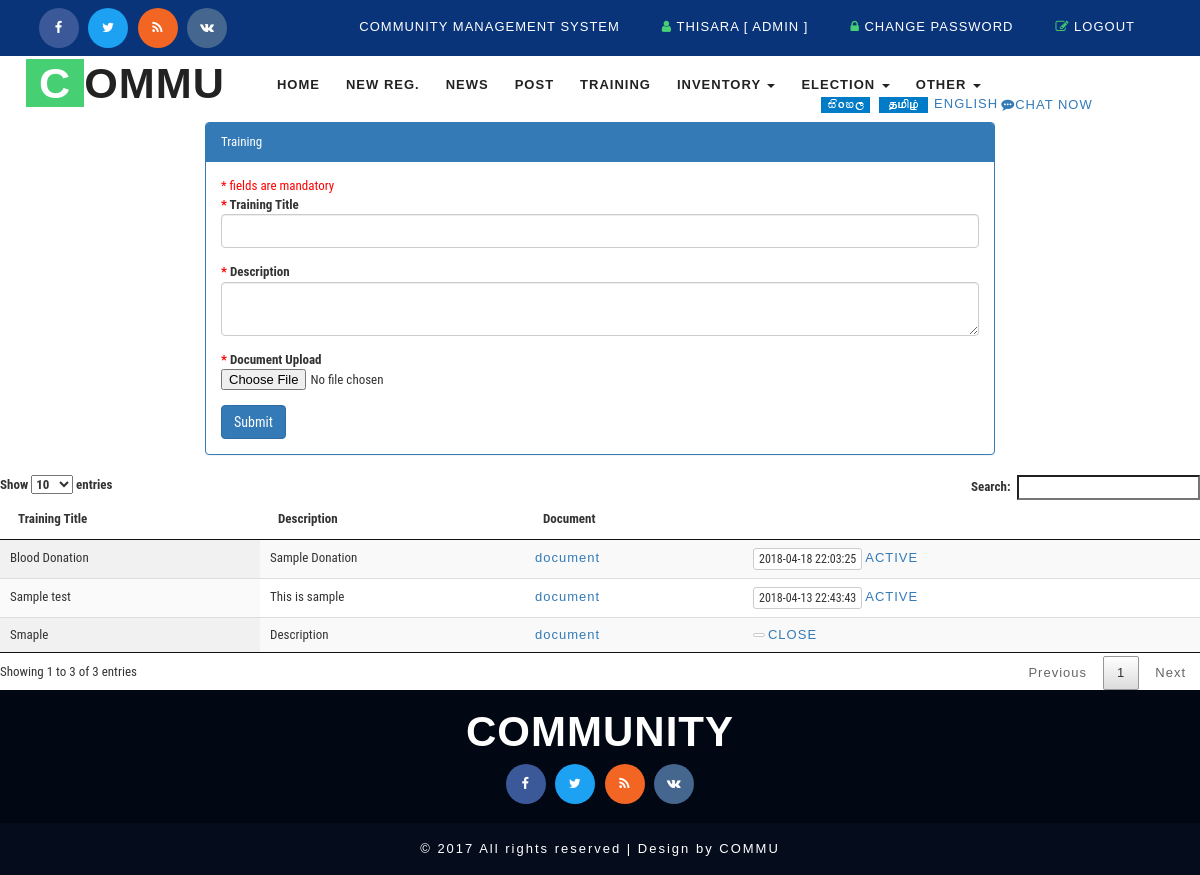
/admin_training.php (signed in), run on an earlier commit of the app's database.
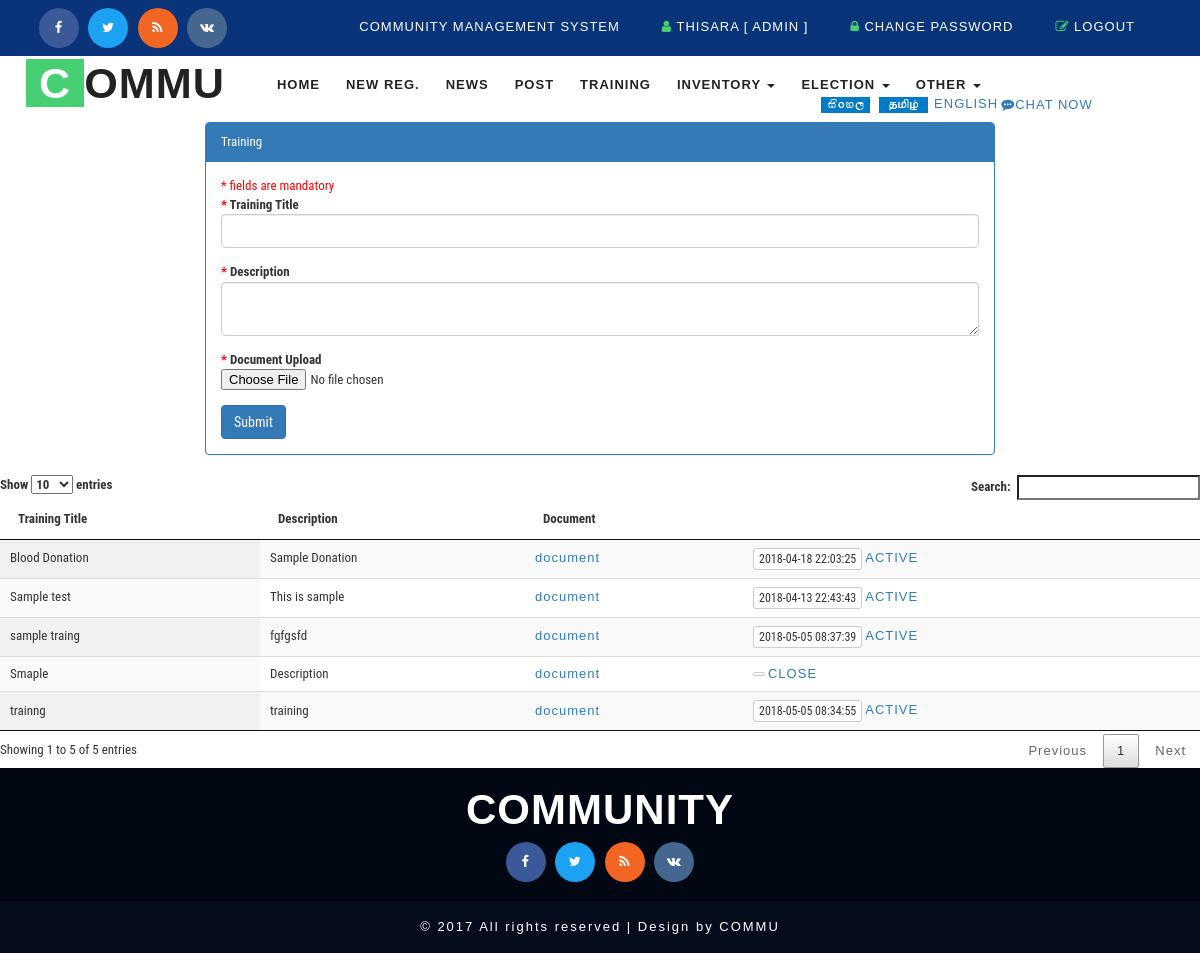
And on a later commit of the database.
### tables this page shows
CREATE TABLE `cms_training` (
  `id` int(5) NOT NULL AUTO_INCREMENT,
  `title` varchar(100) DEFAULT NULL,
  `description` text,
  `document` varchar(200) DEFAULT NULL,
  `status` varchar(10) DEFAULT 'ACTIVE',
  `created_datetime` timestamp NULL DEFAULT CURRENT_TIMESTAMP,
  PRIMARY KEY (`id`)
);

### model/DB.php (called while the page is built, shortened)
<?php
function getDBConnection() {
    $servername = "localhost";
    $username = "root";
    $password = "123";
    $db = "cmsdb";
    $conn = mysqli_connect($servername, $username, $password, $db);
    if (!$conn) {
        die("Connection failed: " . mysqli_connect_error());
    } else {
        return $conn;
    }
}
function getData($sql) {
    $conn = getDBConnection();
    $result = mysqli_query($conn, $sql);
    if (mysqli_num_rows($result) > 0) {
        return $result;
    } else {
        return FALSE;
    }
}
?>

### admin_training.php (the view, shortened to what the changed rows need)
<?php session_start();
 include './model/DB.php';
?>
<!DOCTYPE html>
<html lang="en">
    <head>
        <?php include_once './basecss.php'; ?>
    </head>
    <body>
        <div class="banner">
            <nav class="navbar navbar-default">
                <div class="navbar-header navbar-left">
                    <h1><a class="navbar-brand" href="index.html"><span>C</span>OMMU</a></h1>
                </div>
            </nav>
        </div>
        <div class="row">
            <div class="col-md-12">
                <table id="example" class="display" cellspacing="0" width="100%">
                    <thead>
                        <tr>
                            <th>Training Title</th>
                            <th>Description</th>
                            <th>Document</th>
                            <th></th>
                        </tr>
                    </thead>
                    <tbody>
                        <?php
                        $sql = " SELECT * FROM cms_training ";
                        $resultx = getData($sql);
                        if ($resultx != FALSE) {
                            while ($row = mysqli_fetch_assoc($resultx)) {
                                ?>
                                <tr>
                                    <td><?= $row['title']; ?></td>
                                    <td><?= $row['description']; ?></td>
                                    <td><a href="uploads/<?= $row['document']; ?>" target="_blank">document</a></td>
                                    <td>
                                    <button type="button" class="btn btn-default btn-xs"><?= $row['created_datetime']; ?></button>
                                        <a href="admin_training.php?id=<?= $row['id']; ?>&status=<?= $row['status']; ?>"><?= $row['status']; ?> </a>
                                    </td>
                                </tr>
                                <?php
                            }
                        }
                        ?>
                    </tbody>
                </table>
            </div>
        </div>
        <?php include './_footer.php'; ?>
    </body>
</html>

What changed in the data, as far as the page shows it:
added cms_training: title "trainng", description "training", created_datetime "2018-05-05 08:34:55", status "ACTIVE"
added cms_training: title "sample traing", description "fgfgsfd", created_datetime "2018-05-05 08:37:39", status "ACTIVE"
Also different on the page:
text written by a page script: "Show entries Search: Showing 1 to 3 of 3 entries Previous 1 Next" → "Show entries Search: Showing 1 to 5 of 5 entries Previous 1 Next"
